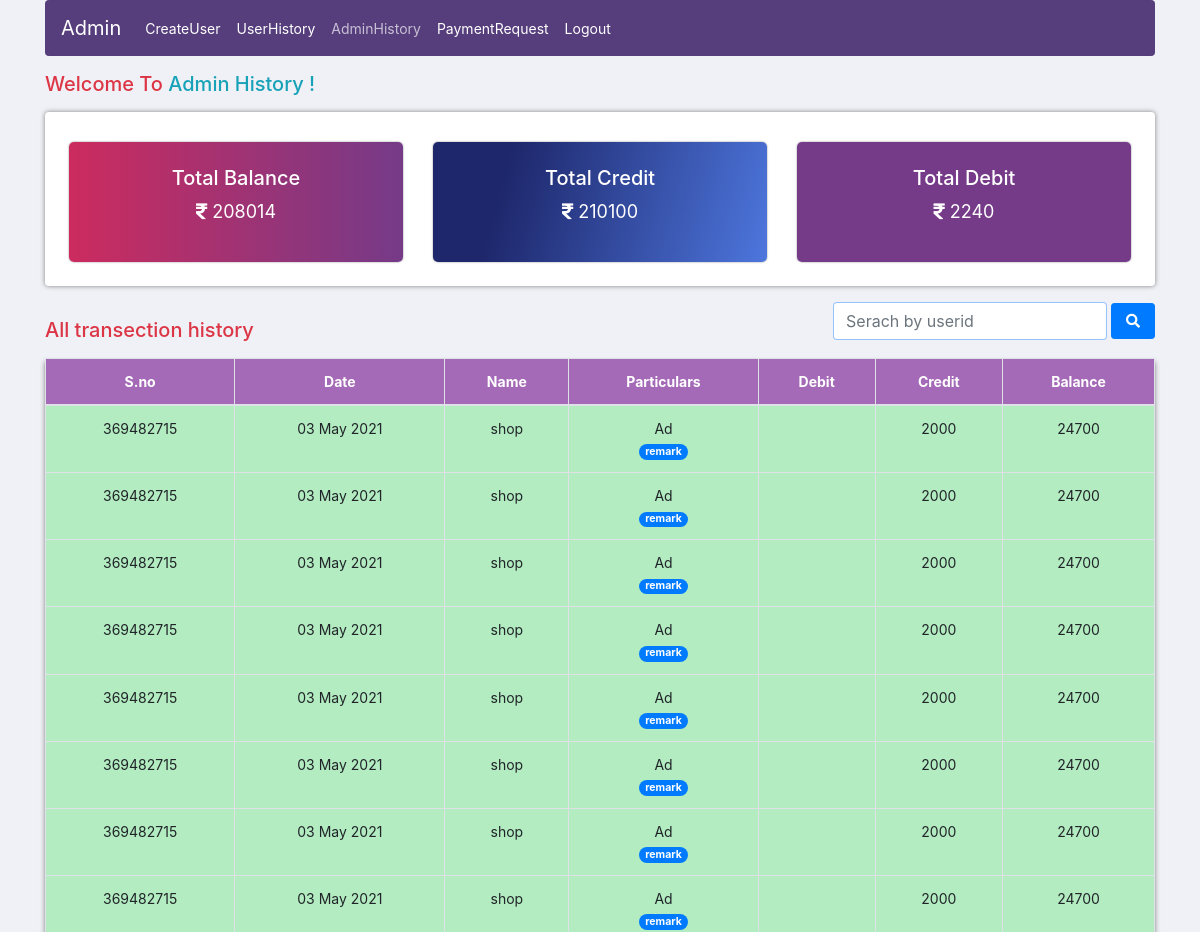
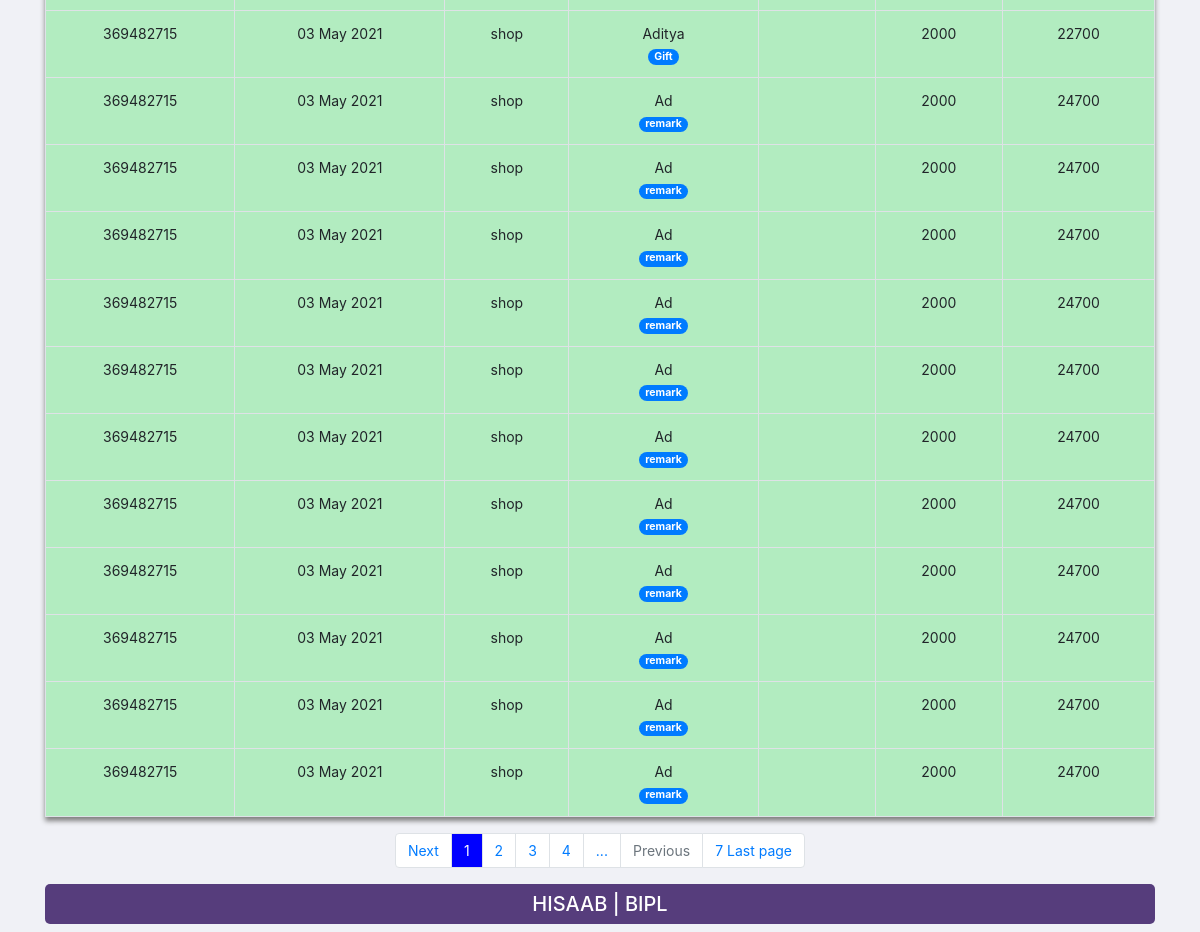
The page /adminhistory.php (signed in) on the database its author committed (2 pictures, top to bottom).
### tables this page shows
CREATE TABLE `admin_log` (
  `id` int(11) NOT NULL,
  `name` varchar(225) NOT NULL,
  `email` varchar(224) NOT NULL,
  `password` varchar(225) NOT NULL,
  `phone` varchar(255) NOT NULL,
  `date` date NOT NULL,
  `balance` varchar(50) NOT NULL
);

CREATE TABLE `adminhistory` (
  `id` int(11) NOT NULL,
  `email` varchar(225) NOT NULL,
  `user_id` varchar(20) NOT NULL,
  `title` varchar(255) NOT NULL,
  `credit` varchar(255) NOT NULL,
  `debit` varchar(255) NOT NULL,
  `date` varchar(50) NOT NULL,
  `file` varchar(255) NOT NULL,
  `payment_mode` varchar(50) NOT NULL,
  `remark` varchar(255) NOT NULL,
  `name` varchar(50) NOT NULL,
  `balance` varchar(50) NOT NULL
);

### adminhistory.php (the view, shortened to what this page needs)
<?php
      $account=$_SESSION['login'];
        $con=mysqli_connect('localhost','root','','accounting');
         $datas=mysqli_query($con,"SELECT SUM(debit),SUM(credit),balance FROM `adminhistory` ");
         while($r=mysqli_fetch_array($datas)){
           $debit=$r['SUM(debit)'];
            $credit=$r['SUM(credit)'];
         }
         $q=mysqli_query($con,"SELECT balance FROM `admin_log` where email='$account'");
         while($r=mysqli_fetch_array($q)){
            $total=$r['balance'];
         }
        ?>
<!DOCTYPE html>
<html lang="en">
<head>
    <link rel="stylesheet" href="https://maxcdn.bootstrapcdn.com/bootstrap/4.5.2/css/bootstrap.min.css">
    <link rel="stylesheet" href="https://cdnjs.cloudflare.com/ajax/libs/font-awesome/5.15.3/css/all.min.css">
</head>
<body>
    <div class="container">
         <nav class="navbar navbar-expand-lg navbar-dark " style="background:#563d7c;border-radius:4px;">
            <a class="navbar-brand" href="adminhistory.php">Admin</a>
            <div class="collapse navbar-collapse" id="navbarSupportedContent">
                <ul class="navbar-nav mr-auto">
                <li class="nav-item">
                    <a class="nav-link text-white" href="users.php">CreateUser</a>
                </li>
                <li class="nav-item">
                    <a class="nav-link text-white" href="userhistory.php">UserHistory</a>
                </li>
                <li class="nav-item">
                    <a class="nav-link disabled " style="color:rgba(255, 255, 255, 0.678);" href="adminhistory.php">AdminHistory</a>
                </li>
                <li class="nav-item">
                    <a class="nav-link text-white" href="acceptpayrequest.php">PaymentRequest</a>
                </li>
                <li class="nav-item">
                    <a class="nav-link text-white" href="adminlogout.php">Logout</a>
                </li>
                </ul>
            </div>
        </nav>
        <h5 class="mt-3 text-info"> <span class="text-danger">Welcome To</span> Admin History !</h5>
            <div class="card my-3" style="border:none;box-shadow:0 0 5px 0 grey;">
            <div class="row text-center p-4" style="margin-top:-10px;">
                                        <div class="col-md-4 col-sm-6 ">
                                            <div class="box1">
                                                <h5 class="mt-3 pt-4">Total Balance</h5>
                                               <span style="font-size:18px;"><i class="fas fa-rupee-sign"></i>&nbsp;<?php echo $total;?></span>
                                            </div>
                                        </div>
                                        <div class="col-md-4 col-sm-6">
                                            <div class="box2" >
                                                <h5 class="mt-3 pt-4">Total Credit</h5>
                                                <span style="font-size:18px;"><i class="fas fa-rupee-sign"></i>&nbsp;<?php echo $credit;?></span>
                                            </div>
                                        </div>
                                        <div class="col-md-4 col-sm-6 ">
                                            <div class="box3">
                                                <h5 class="mt-3 pt-4">Total Debit</h5>
                                                <span style="font-size:18px;"><i class="fas fa-rupee-sign"></i>&nbsp;<?php echo $debit;?></span>
                                            </div>
                                        </div>
                        </div>
            </div>
            <div class="row">
                <div class="col-md-6 col-12">
                    <h5 class="text-danger my-3" style="margin-top:-7px;">All transection history</h5>
                </div>
                <div class="col-md-6 col-12">
                         <div class="form-inline float-right">
                                <form action="" method="POST">
                                <input type="text" class="form-control" name="searchInput" id="searchInput" placeholder="Serach by userid">
                                <button type="button" onclick="searchFun()" class="btn btn-sm btn-primary"><i style="padding:6px;" class=" fa fa-search"></i></button>
                                </form>
                            </div>
                </div>
            </div>
          <div id="fetch_data">
            <div class="table table-responsive-md">
                <table class="table table-bordered text-center" style="box-shadow:0 4px 5px 0 grey">
                    <thead class="text-white" style="background:#a56ab7;">
                        <th>S.no</th>
                        <th>Date</th>
                        <th>Name</th>
                        <th>Particulars</th>
                        <th>Debit</th>
                        <th>Credit</th>
                        <th>Balance</th>
                    </thead>
                    <?php
                        $con=mysqli_connect('localhost','root','','accounting');
                            $query=mysqli_query($con,"SELECT * FROM `adminhistory`");
                        $limit=20;
                        $total_row=mysqli_num_rows($query);
                        $total_page=ceil($total_row/$limit);
                        if(!isset($_GET['page'])){
                            $page=1;
                        }else{
                            $page=$_GET['page'];
                        }
                        $row_last=($page-1)*$limit;
                            $data=mysqli_query($con,"SELECT * FROM `adminhistory` where email='$account' ORDER BY id DESC LIMIT $row_last,$limit");
                        while($row=mysqli_fetch_array($data)){
                        if($row['credit']!=""){
                                    ?>
                                    <tr style=background:#b2ecc0;>
                                        <td><?php echo $row['user_id']?></td>
                                        <td><?php echo $row['date'];?></td>
                                        <td><?php echo $row['name'];?></td>
                                        <td>
                                            <span style="text-transform:capitalize;"><?php echo $row['title'];?></span><br>
                                            <span class="badge badge-pill badge-primary"><?php echo $row['remark'];?></span>
                                        </td>
                                        <td ><?php echo $row['debit'];?></td>
                                        <td><?php echo $row['credit'];?></td>
                                        <td><?php echo $row['balance'];?></td>
                                    </tr>
                                <?php
                        }
                                    ?>
                                <?php
                        }
                    ?>
                </table>
            </div>
        <ul class="pagination  d-flex justify-content-center">
                 <?php
                            if($page<=$total_page){
                                if($page==$total_page){ $one=0;}else{$one=1;}
                                ?>
                                <li class="page-item <?php if($one==0){echo "disabled";}?> ">
                                    <a class="page-link " href="adminhistory.php?page=<?php echo $page+$one;?>"><?php echo "Next";?></a>
                                </li>
                            <?php
                            }
                                $i=0;
                                for($pages=$page;$pages<=$total_page; $pages++){
                                    if($i!=4){
                                        ?>
                                    <li class="page-item <?php if($page==$pages){ echo "disabled"; } ?>" >
                                        <a class="page-link " style="<?php if($page==$pages){ echo "background:blue;color:white;"; } ?>" href="adminhistory.php?page=<?php echo $pages;?>"><?php echo $pages;?></a>
                                    </li>
                                    <?php
                                    $i++;
                                    }
                                }
                                if($total_page){
                                    ?>
                                    <li class="page-item">
                                        <span class="page-link">...</span>
                                    </li>
                                    <?php
                                     if($page>0){
                                        if($page==1){ $one=0;}else{$one=1;}
                                        ?>
                                        <li class="page-item <?php if($page==1){echo "disabled";}?> ">
                                            <a class="page-link " href="adminhistory.php?page=<?php echo $page-$one;?>"><?php echo "Previous";?></a>
                                        </li>
                                    <?php
                                    }
                                    ?>
                                <?php
                                    if($total_page==$page){
                                        ?>
                                        <li class="page-item ">
                                            <a class="page-link" href="adminhistory.php?page=<?php echo 1;?>"><?php echo ' First page';?></a>
                                        </li>
                                        <?php
                                    }else{
                                        ?>
                                        <li class="page-item ">
                                            <a class="page-link" href="adminhistory.php?page=<?php echo $total_page;?>"><?php echo $total_page.' Last page';?></a>
                                        </li>
                                        <?php
                                    }
                                ?>
                                <?php
                                }
                 ?>
            </ul>
            </div>
                    <div class="text-center text-white" >
                        <h5 class="text-white p-2" style="background:#563d7c;border-radius:5px;"><span>HISAAB | BIPL</span></h5>
                    </div>
    </div>
</body>
</html>

### adminhistory.php (style rules this page uses)
body { background:#f0f1f6; font-size:14px; }
.box1 { height:120px; width:100%; background:linear-gradient(to right,#cc2b5e,#753a88); box-shadow:0 0 2px 0 grey; border-radius:5px; color:#fff; margin:auto; }
.box2 { height:120px; width:100%; background:linear-gradient( 105.3deg, rgba(30,39,107,1) 21.8%, rgba(77,118,221,1) 100.2% ); box-shadow:0 0 2px 0 grey; border-radius:5px; color:#fff; margin:auto; }
.box3 { height:120px; width:100%; background:linear-gradient(to right,#753a88,#753a88); box-shadow:0 0 2px 0 grey; border-radius:5px; color:#fff; margin:auto; }
#searchInput { border:1px solid #007bff62; }

### rows shown on the page
admin_log: balance "208014"
adminhistory: user "369482715", date "03 May 2021", name "shop", title "Ad", remark "remark", credit "2000", balance "24700"
adminhistory: user "369482715", date "03 May 2021", name "shop", title "Ad", remark "remark", credit "2000", balance "24700"
adminhistory: user "369482715", date "03 May 2021", name "shop", title "Ad", remark "remark", credit "2000", balance "24700"
adminhistory: user "369482715", date "03 May 2021", name "shop", title "Ad", remark "remark", credit "2000", balance "24700"
adminhistory: user "369482715", date "03 May 2021", name "shop", title "Ad", remark "remark", credit "2000", balance "24700"
adminhistory: user "369482715", date "03 May 2021", name "shop", title "Ad", remark "remark", credit "2000", balance "24700"
adminhistory: user "369482715", date "03 May 2021", name "shop", title "Ad", remark "remark", credit "2000", balance "24700"
adminhistory: user "369482715", date "03 May 2021", name "shop", title "Ad", remark "remark", credit "2000", balance "24700"
adminhistory: user "369482715", date "03 May 2021", name "shop", title "Aditya", remark "Gift", credit "2000", balance "22700"
adminhistory: user "369482715", date "03 May 2021", name "shop", title "Ad", remark "remark", credit "2000", balance "24700"
adminhistory: user "369482715", date "03 May 2021", name "shop", title "Ad", remark "remark", credit "2000", balance "24700"
adminhistory: user "369482715", date "03 May 2021", name "shop", title "Ad", remark "remark", credit "2000", balance "24700"
adminhistory: user "369482715", date "03 May 2021", name "shop", title "Ad", remark "remark", credit "2000", balance "24700"
adminhistory: user "369482715", date "03 May 2021", name "shop", title "Ad", remark "remark", credit "2000", balance "24700"
adminhistory: user "369482715", date "03 May 2021", name "shop", title "Ad", remark "remark", credit "2000", balance "24700"
adminhistory: user "369482715", date "03 May 2021", name "shop", title "Ad", remark "remark", credit "2000", balance "24700"
adminhistory: user "369482715", date "03 May 2021", name "shop", title "Ad", remark "remark", credit "2000", balance "24700"
adminhistory: user "369482715", date "03 May 2021", name "shop", title "Ad", remark "remark", credit "2000", balance "24700"
adminhistory: user "369482715", date "03 May 2021", name "shop", title "Ad", remark "remark", credit "2000", balance "24700"
adminhistory: user "369482715", date "03 May 2021", name "shop", title "Ad", remark "remark", credit "2000", balance "24700"

### other values the page prints
$credit "210100"
$debit "2240"
$total_page "7"
